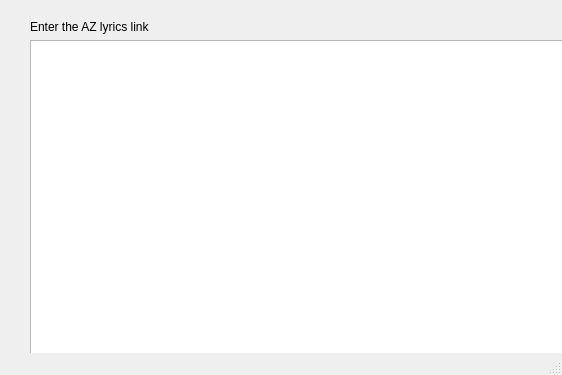
<?xml version="1.0" encoding="UTF-8"?>
<ui version="4.0">
 <class>MainWindow</class>
 <widget class="QMainWindow" name="MainWindow">
  <property name="geometry">
   <rect>
    <x>0</x>
    <y>0</y>
    <width>562</width>
    <height>375</height>
   </rect>
  </property>
  <property name="windowTitle">
   <string>MainWindow</string>
  </property>
  <property name="toolButtonStyle">
   <enum>Qt::ToolButtonIconOnly</enum>
  </property>
  <widget class="QWidget" name="centralwidget">
   <widget class="QWidget" name="verticalLayoutWidget_3">
    <property name="geometry">
     <rect>
      <x>30</x>
      <y>20</y>
      <width>541</width>
      <height>541</height>
     </rect>
    </property>
    <layout class="QVBoxLayout" name="verticalLayout_3">
     <item>
      <layout class="QVBoxLayout" name="verticalLayout">
       <item>
        <widget class="QLabel" name="label">
         <property name="text">
          <string>Enter the AZ lyrics link</string>
         </property>
        </widget>
       </item>
       <item>
        <layout class="QVBoxLayout" name="verticalLayout_2">
         <item>
          <layout class="QHBoxLayout" name="horizontalLayout"/>
         </item>
        </layout>
       </item>
       <item>
        <widget class="QListWidget" name="listWidget"/>
       </item>
       <item>
        <widget class="QLineEdit" name="lineEdit"/>
       </item>
       <item>
        <widget class="QPushButton" name="pushButton">
         <property name="text">
          <string>Add lyrics</string>
         </property>
        </widget>
       </item>
       <item>
        <widget class="QLabel" name="label_2">
         <property name="text">
          <string>Enter a name for the save file</string>
         </property>
        </widget>
       </item>
       <item>
        <widget class="QLineEdit" name="lineEdit_2"/>
       </item>
       <item>
        <widget class="QPushButton" name="pushButton_2">
         <property name="text">
          <string>Save Slides</string>
         </property>
        </widget>
       </item>
      </layout>
     </item>
    </layout>
   </widget>
  </widget>
  <widget class="QMenuBar" name="menubar">
   <property name="geometry">
    <rect>
     <x>0</x>
     <y>0</y>
     <width>562</width>
     <height>20</height>
    </rect>
   </property>
  </widget>
  <widget class="QStatusBar" name="statusbar"/>
 </widget>
 <resources/>
 <connections/>
</ui>
